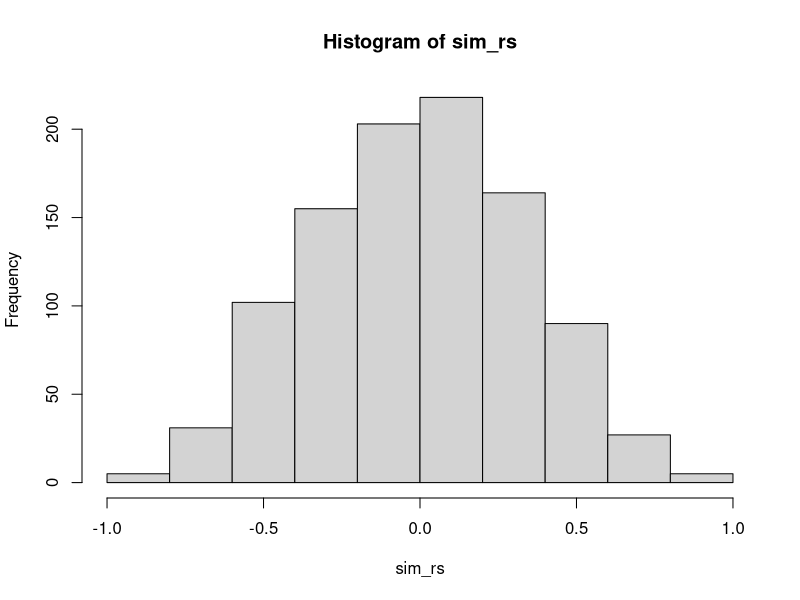

Recreate this plot in R.
## ---- chunk 1
X <- c(1,4,3,2,5,4,3,6,7,8)
Y <- c(1,3,6,7,8,2,8,7,6,9)
(results<-cor.test(X,Y))

results$p.value
## ---- chunk 2
sim_rs <- replicate(1000,cor(sample(X),sample(Y)))
hist(sim_rs)

length(sim_rs[sim_rs >= results$estimate])/1000
## ---- chunk 3
sim_sums <- replicate(1000,sum(sample(X)*sample(Y)))
min(sim_sums)
## ---- chunk 4
max(sim_sums)
